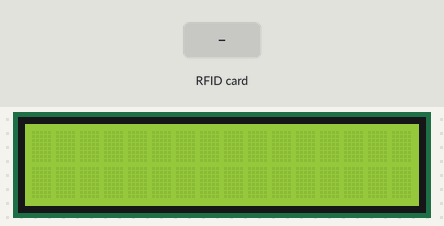
The sketch below on a simulated Arduino Mega 2560, built with avr-gcc and run on an emulated ATmega2560. Parts: 16×2 character LCD. Inputs (shaded band) come from the test bench. What the sketch prints to the serial monitor is not drawn.

Above: at 1.3 s.
1.4 s: RFID card 23 58 30 07 held to the reader
At 2.2 s:
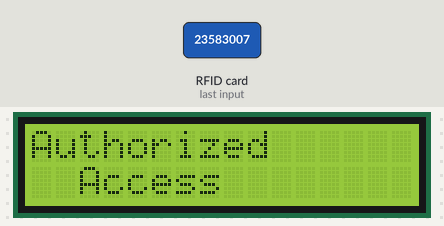
2.9 s: RFID card 5E 7A 19 C4 held to the reader
At 4.8 s:
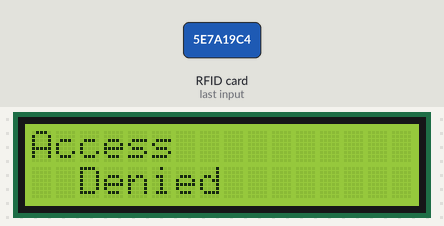
Timing chart, 0 to 6.3 s (numbered marks = the images above; inputs shaded):
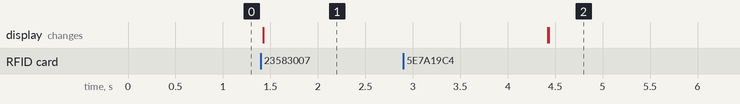

Measured:
- after the input at 1.4 s, the display: changes at once (image 1)
- after the input at 2.9 s, the display: first differs from a run without the input after 1.5 s (image 2)

The sketch:

LcdRfidLock.ino
```cpp
#include <SPI.h>
#include <MFRC522.h>
#include <LiquidCrystal.h>
const int rs = 7, en = 6, d4 = 47, d5 = 45, d6 = 43, d7 = 41;
LiquidCrystal lcd(rs, en, d4, d5, d6, d7);
#define SS_PIN 53
#define RST_PIN 49
MFRC522 mfrc522(SS_PIN, RST_PIN);   // Create MFRC522 instance.


void setup()
{
  lcd.begin(16, 2);
  Serial.begin(9600);   // Initiate a serial communication
  SPI.begin();      // Initiate  SPI bus
  mfrc522.PCD_Init();   // Initiate MFRC522
  Serial.println("Put your card to the reader...");
  Serial.println();

}
void loop()
{

// Look for new cards
  if ( ! mfrc522.PICC_IsNewCardPresent())
  {
    return;
  }
  // Select one of the cards
  if ( ! mfrc522.PICC_ReadCardSerial())
  {
    return;
  }
  //Show UID on serial monitor
  String content= "";
  byte letter;
  for (byte i = 0; i < mfrc522.uid.size; i++)
  {
  content.concat(String(mfrc522.uid.uidByte[i] < 0x10 ? " 0" : " "));
     content.concat(String(mfrc522.uid.uidByte[i], HEX));
  }


  if (content.substring(1) == "23 58 30 07") //change here the UID of the card/cards that you want to give access
  {
    lcd.print("Authorized");
    lcd.setCursor(2, 1);
   lcd.print("Access ");
   delay(3000);
   lcd.clear();
  }

  else   {
    lcd.print("Access");
    lcd.setCursor(2, 1);
   lcd.print("Denied");
 delay(3000);
 lcd.clear();
  }
}
```
